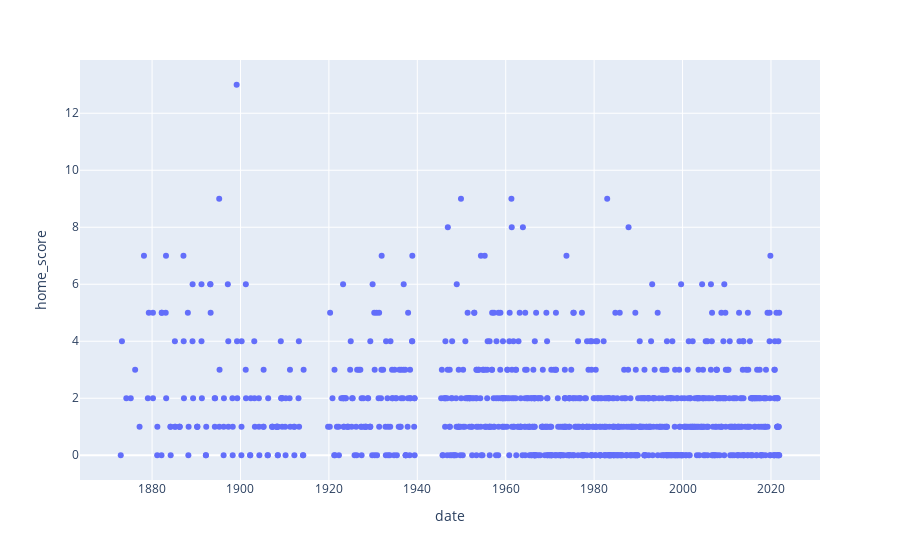

The cell this chart's notebook holds for it:
### Code cell
px.scatter(eng_df.sort_values(by=['home_team'], ascending = True), x='date', y='home_score', hover_data= ['away_score','home_team','away_team'])

### Figure 1 — Plotly figure (JSON) as saved in the notebook; plotly's stock layout.template omitted (floating-point values rounded to 4 significant figures; data arrays with more than 128 entries replaced by an {"elided": "..."} marker saying what was removed)
{"data": [{"customdata": {"elided": "928x3 mixed values"}, "hovertemplate": "date=%{x}<br>home_score=%{y}<br>away_score=%{customdata[0]}<br>home_team=%{customdata[1]}<br>away_team=%{customdata[2]}<extra></extra>", "legendgroup": "", "marker": {"color": "#636efa", "symbol": "circle"}, "mode": "markers", "name": "", "orientation": "v", "showlegend": false, "type": "scatter", "x": {"elided": "928 str values"}, "xaxis": "x", "y": {"elided": "928 int values"}, "yaxis": "y"}], "layout": {"legend": {"tracegroupgap": 0}, "margin": {"t": 60}, "xaxis": {"anchor": "y", "domain": [0, 1], "title": {"text": "date"}}, "yaxis": {"anchor": "x", "domain": [0, 1], "title": {"text": "home_score"}}}}
